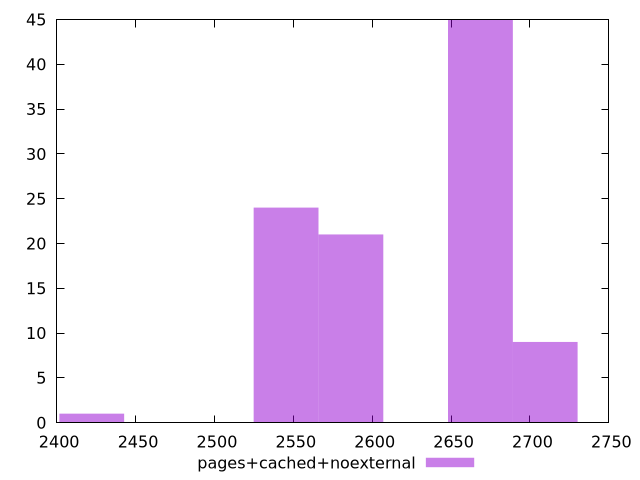

Reproduce this figure in gnuplot.
$_pagesCachedNoexternal <<EOF
2668.591117095749 45
2586.48062118511 21
2545.425373229791 24
2709.6463650510677 9
2422.2596293638335 1
EOF
set key outside below
set terminal pngcairo
set output "report_00005_2020-11-02T22-26-11.212Z/speed-index/pages+cached+noexternal//raw_hist.png"
set yrange [0:45]
set boxwidth 41.05524795531921
set style fill transparent solid 0.5 noborder
plot $_pagesCachedNoexternal title "pages+cached+noexternal" with boxes ,
